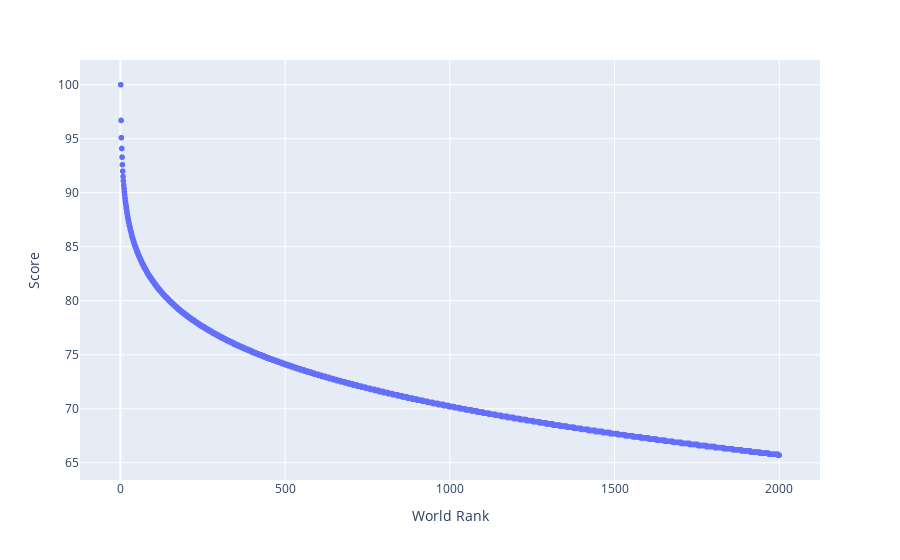

This figure's notebook cell:
### Code cell
px.scatter(df,'World Rank','Score').update_xaxes(nticks=9)

### Figure 1 — Plotly figure (JSON) as saved in the notebook; plotly's stock layout.template omitted (floating-point values rounded to 4 significant figures; data arrays with more than 128 entries replaced by an {"elided": "..."} marker saying what was removed)
{"data": [{"hovertemplate": "World Rank=%{x}<br>Score=%{y}<extra></extra>", "legendgroup": "", "marker": {"color": "#636efa", "symbol": "circle"}, "mode": "markers", "name": "", "showlegend": false, "type": "scattergl", "x": {"elided": "2000 int values"}, "xaxis": "x", "y": {"elided": "2000 float values"}, "yaxis": "y"}], "layout": {"legend": {"tracegroupgap": 0}, "margin": {"t": 60}, "xaxis": {"anchor": "y", "domain": [0, 1], "nticks": 9, "title": {"text": "World Rank"}}, "yaxis": {"anchor": "x", "domain": [0, 1], "title": {"text": "Score"}}}}
